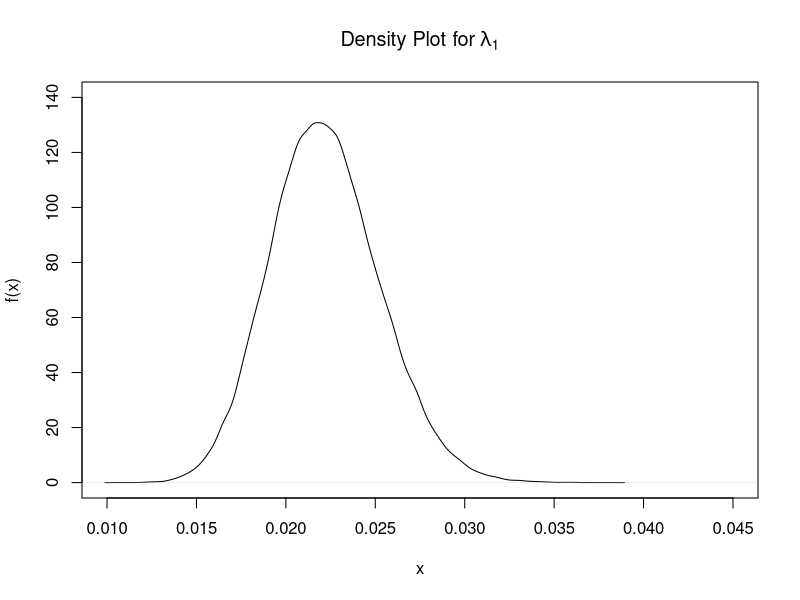
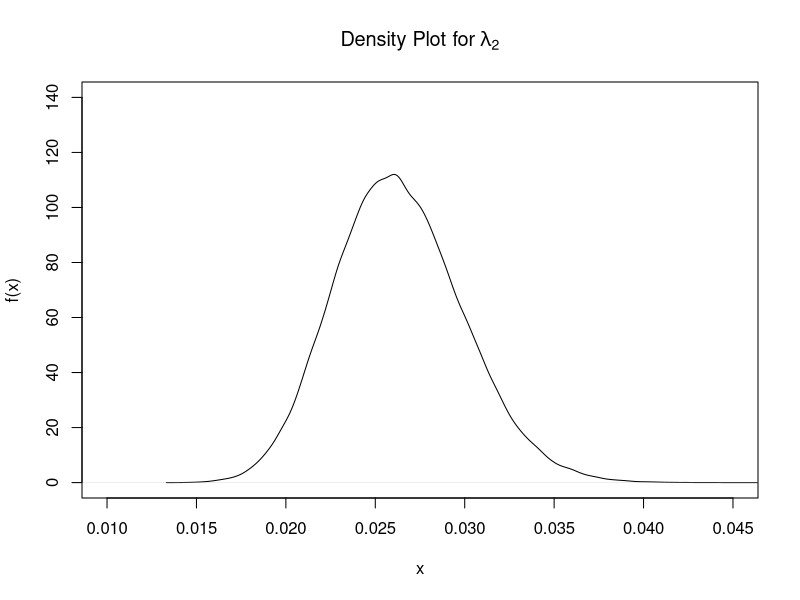
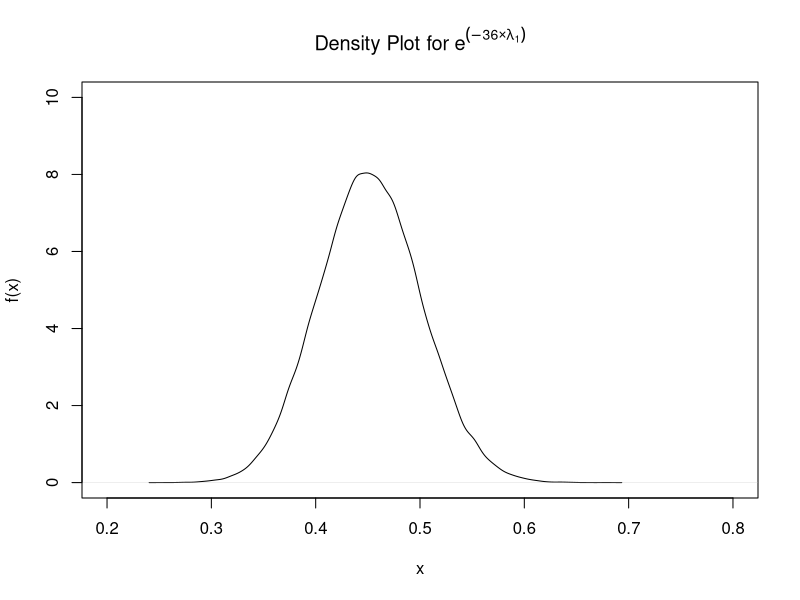
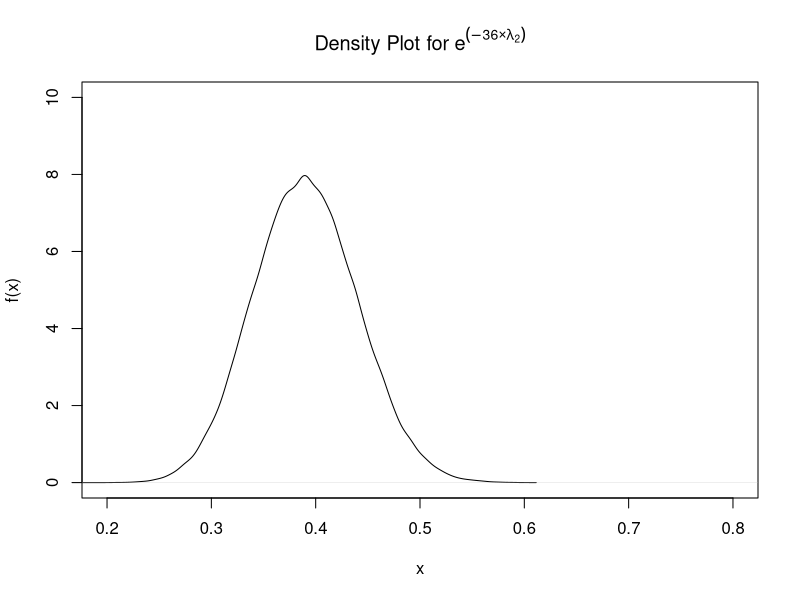
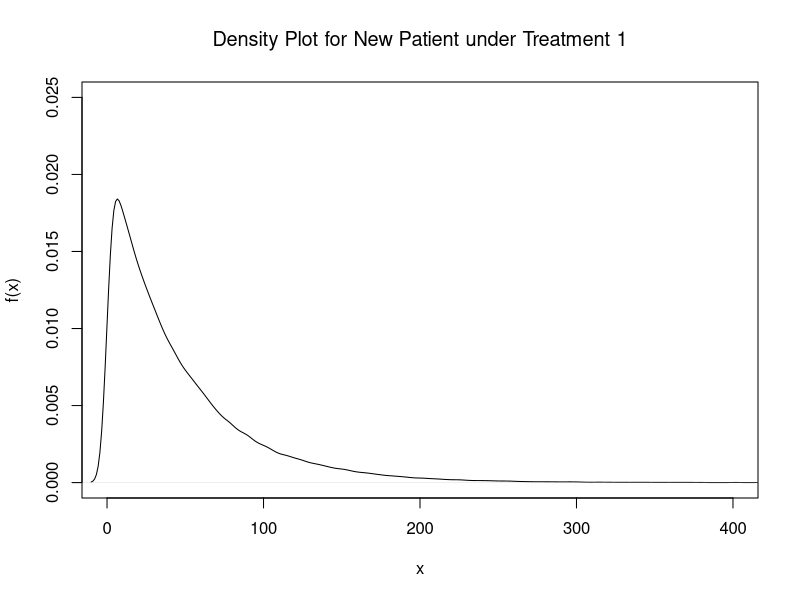
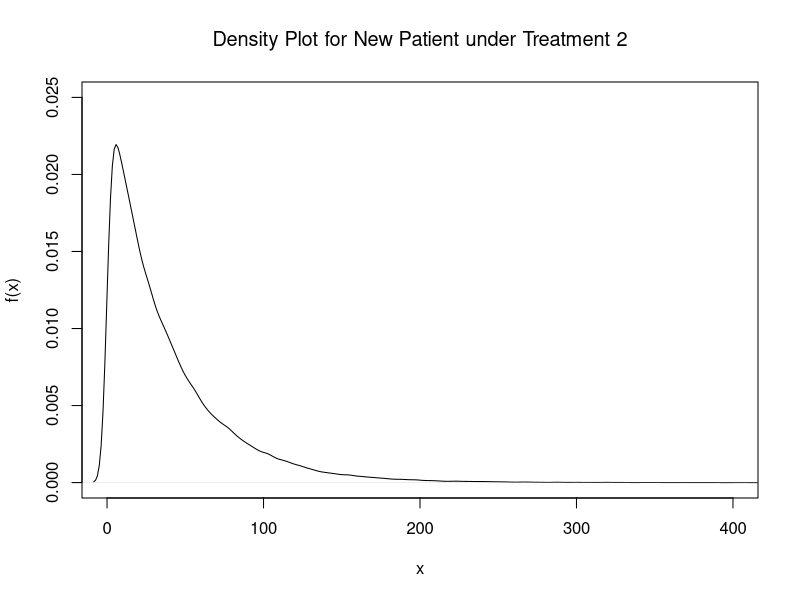

The R source for these figures, in order:
radio = read.table("breast-cancer-data-radiotherapy.txt",
    header=TRUE,na.string = "---")
attach(radio)
U[is.na(U)]=Inf
lambda1 = 1
sum = sum(L)
a = 33.02833
b = 1143.09157
N = 46
nsim = 100000
lambda1 = rep(0,nsim)
u = rep(0,N)
x = rep(0,N)
unew = rep(0,1)
xnew1 = rep(0,nsim)
    
for (j in 1:nsim)
    {
        lambda1[j] = rgamma(n=1,a+N,(b+sum))
        lambdatemp= lambda1[j]
        low = pexp(L,rate = lambdatemp)
        up = pexp(U,rate = lambdatemp)
        u = runif(n=46,low,up)
        x = (-1/lambdatemp)*log(1-u)
        unew = runif(n=1,0,1)
        xnew1[j] = (-1/lambdatemp)*log(1-unew)
        sum = sum(x)
    }

radiochem = read.table("breast-cancer-data-radioandchemo.txt",
    header=TRUE,na.string="---")
attach(radiochem)
U[is.na(U)]=Inf
lambdatemp = 1
sum = sum(L)
a = 33.02833
b = 1143.09157
N = 46
nsim = 100000
lambda2 = rep(0,nsim)
u = rep(0,N)
x = rep(0,N)
unew = rep(0,1)
xnew2 = rep(0,nsim)
for (j in 1:nsim)
    {
        lambda2[j] = rgamma(n=1,a+N,(b+sum))
        lambdatemp= lambda2[j]
        low = pexp(L,rate = lambdatemp)
        up = pexp(U,rate = lambdatemp)
        u = runif(n=46,low,up)
        x = (-1/lambdatemp)*log(1-u)
        unew = runif(n=1,0,1)
        xnew2[j] = (-1/lambdatemp)*log(1-unew)
        sum = sum(x)
    }

success = sum(lambda1>lambda2)
total = nsim
success/total
pdf("lambda1.pdf")
plot(density(lambda1),xlab = "x",ylab = "f(x)",
     main = expression("Density Plot for" ~ lambda[1]),
     ylim=c(0,140),xlim=c(0.01,0.045))
dev.off()
pdf("lambda2.pdf")
plot(density(lambda2),xlab = "x",ylab = "f(x)",
     main = expression("Density Plot for" ~lambda[2]),
     ylim=c(0,140),xlim=c(0.01,0.045))
dev.off()
pdf("explambda1.pdf")
plot(density(exp(-lambda1*36)),xlab = "x",ylab = "f(x)",
     main = expression("Density Plot for" ~ e^(-36%*%lambda[1])),
     ylim=c(0,10),xlim=c(0.2,0.8))
dev.off()
pdf("explambda2.pdf")
plot(density(exp(-lambda2*36)),xlab = "x",ylab = "f(x)",
     main = expression("Density Plot for" ~e^(-36%*%lambda[2])),
     ylim=c(0,10),xlim=c(0.2,0.8))
dev.off()
pdf("mlambda1.pdf")
plot(density(xnew1),xlab = "x",ylab = "f(x)",
     main = expression("Density Plot for New Patient under Treatment 1"),
     ylim=c(0,0.025),xlim=c(0,400))
dev.off()
pdf("mlambda2.pdf")
plot(density(xnew2),xlab = "x",ylab = "f(x)",
     main = expression("Density Plot for New Patient under Treatment 2"),
     ylim=c(0,0.025),xlim=c(0,400))
dev.off()
